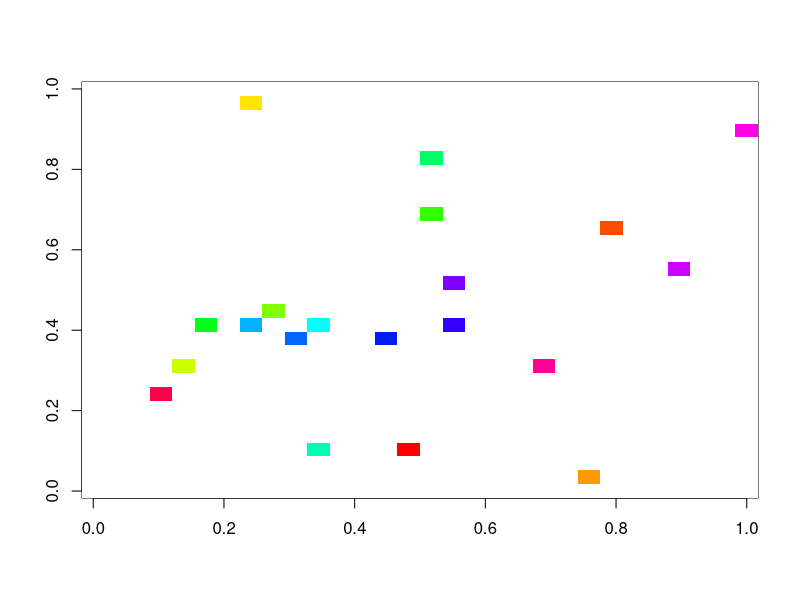

The R source for this figure: (Note: this script raises an error after producing the figure.)
library(parallel)
dim <- 30
num <-  dim^2

#prob <- .01
#actual <- matrix((runif(num) < prob) * 1, nrow=dim, ncol=dim)
#suppressMessages(library("sna"))
#png("p2_t0.png")
#plot.sociomatrix(actual, diaglab=FALSE, main="Inicio")
#graphics.off()

nucleos <- 20
actual <- matrix(rep(0,num), nrow=dim, ncol=dim, )
al <- sample(1:num,nucleos)
al2 <- sample(1:nucleos)
for(y in 1:nucleos){
  actual[al[y]]=al2[y]
}
suppressMessages(library("sna"))
png("p2_t0.png")
image(actual, col =c(0,rainbow(20)))
#plot.sociomatrix(actual, diaglab=FALSE, main="Inicio")
graphics.off()

paso <- function(pos){
	fila <- floor((pos - 1) / dim) + 1
	columna <- ((pos - 1) %% dim) + 1
	if(actual[fila,columna] == 0){	
		vecindad <-  actual[max(fila - 1, 1) : min(fila + 1, dim),
		                max(columna - 1, 1): min(columna + 1, dim)]

		if((sum(vecindad) - actual[fila, columna]) >= 1)
		{
			v <- vecindad > 0
	    		vecinos <- vecindad[v]
			vecino <- max(vecinos)
			return(vecino)
		}
		else
		{
			return(actual[fila,columna])
		}
	}
	else {
		return(actual[fila,columna])
	}
}


cluster <- makeCluster(detectCores() - 1)
clusterExport(cluster, "dim")
clusterExport(cluster, "paso")
 
for (iteracion in 1:20) {
    clusterExport(cluster, "actual")
    siguiente <- parSapply(cluster, 1:num, paso)
    siguiente[!is.finite(siguiente)] <- 0
    msj <- paste("Iteracion:", iteracion)
    print(msj)
    if (sum(siguiente) == num) { # todos murieron
        print("Ya no hay espacio.")
        break;
    }
    actual <- matrix(siguiente, nrow=dim, ncol=dim, byrow=TRUE)
    salida = paste("p2_t", iteracion, ".png", sep="")
    tiempo = paste("Paso", iteracion)
    png(salida)
    image(actual, col =c(0,rainbow(20)))
    #plot.sociomatrix(actual, diaglab=FALSE, main=tiempo)
    graphics.off()
}
stopCluster(cluster)
print(actual)
